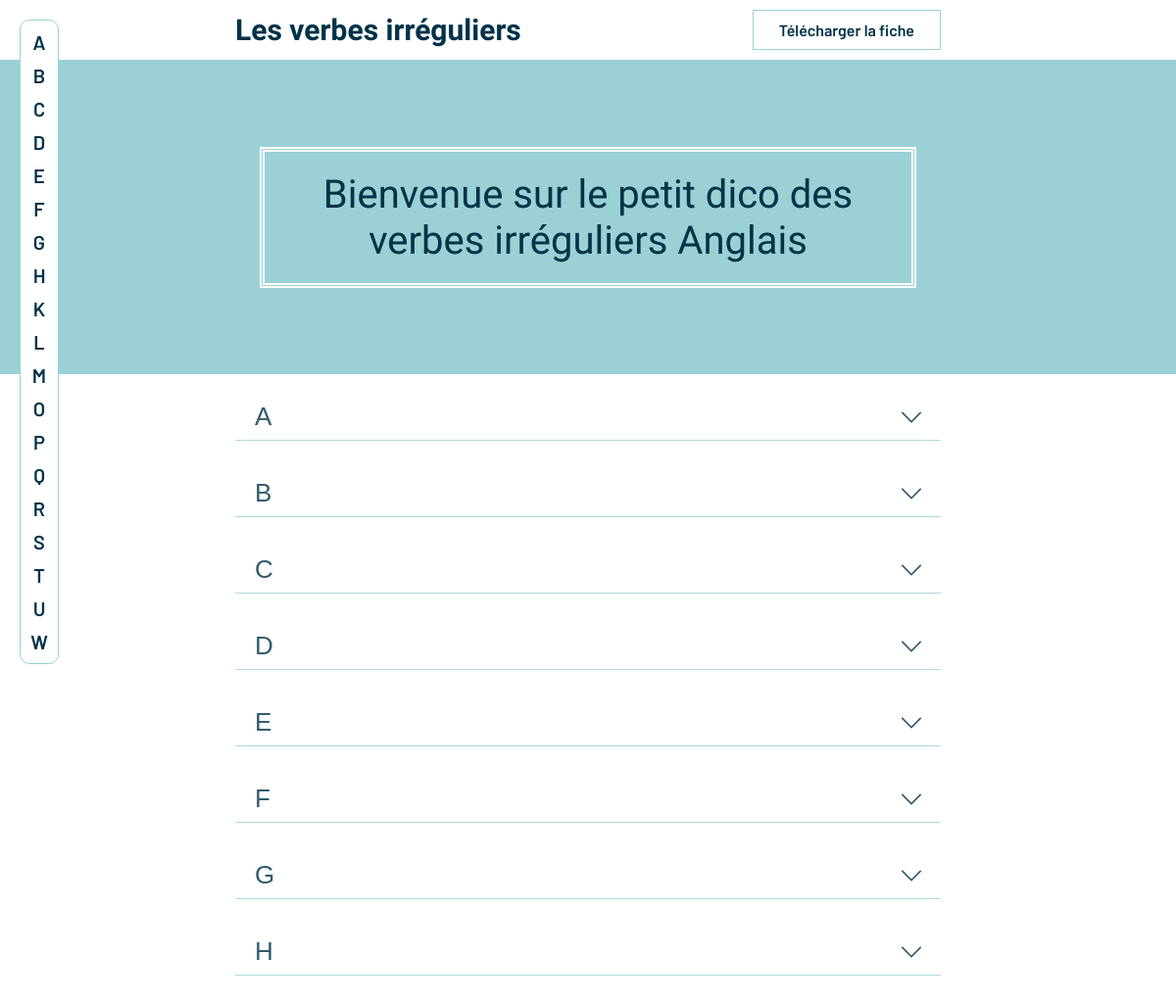
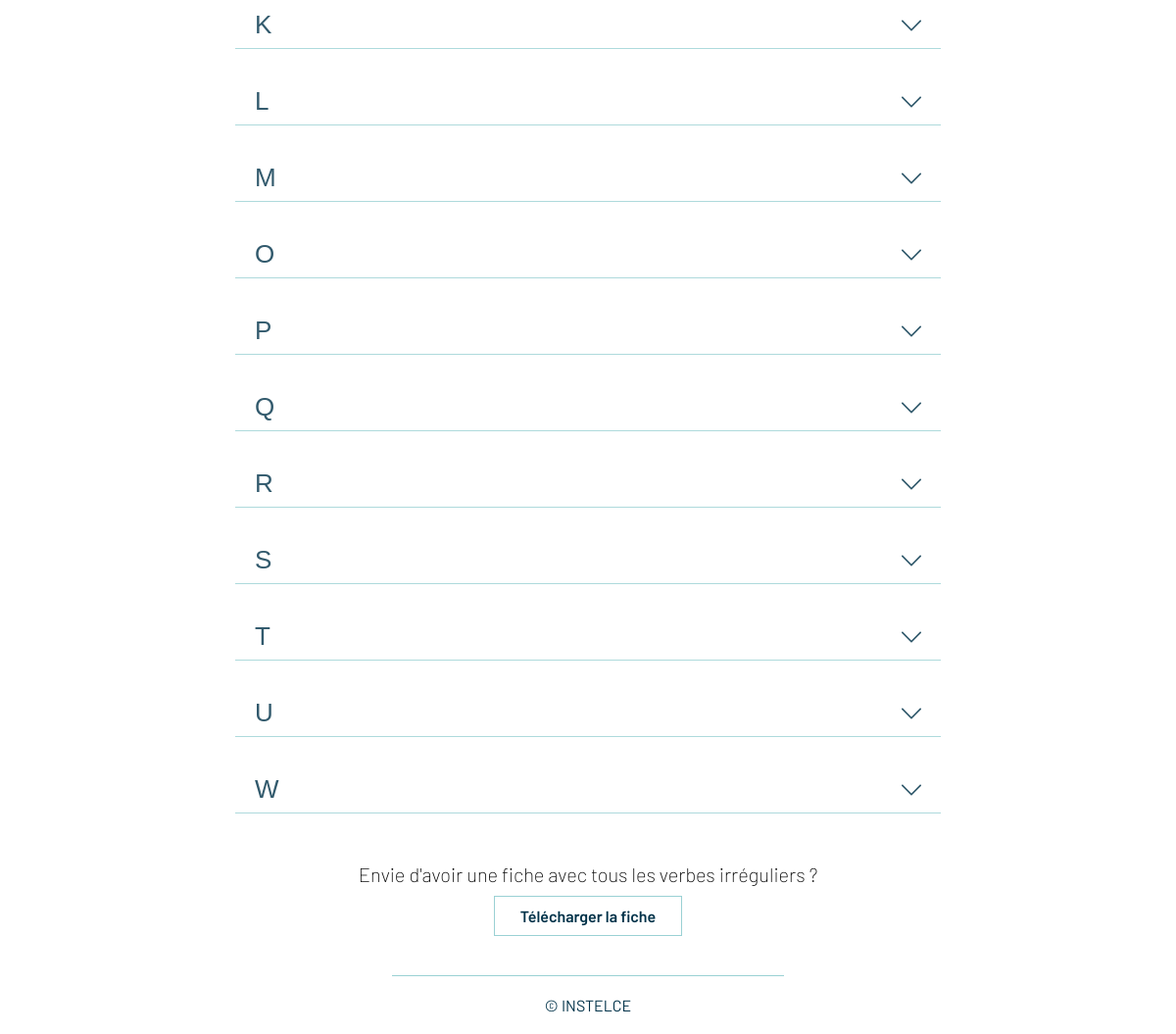
The page / on the database its author committed (2 pictures, top to bottom).
### verbs/models.py (models this page shows)
class Letter(models.Model):
    letter = models.CharField(max_length=1)
    def __str__(self):
        return self.letter

### verbs/views.py (the view)
# urls.py: path('', views.verb_list, name="home"),
def verb_list(request):
    context = {
        'letters': Letter.objects.all(),
        'fiches': Fiche.objects.get()
    }
    return render(request, 'verbs/home.html', context)

### verbs/templates/verbs/home.html (shortened to what this page needs)
{% extends 'verbs/base.html' %}
{% load static %}
{% block content %}
    {% for letter in letters %}
        <section id="{{ letter }}" class="accordion">
            <button class="accordion__top">
                <div><h3 class="lettre__title">{{ letter }}</h3><p></p></div>
                <img class="top__arrow" src="{% static 'verbs/images/down-arrow.svg' %}">
            </button>
        </section>
    {% endfor %}
{% endblock content %}

### verbs/templates/verbs/base.html (shortened to what this page needs)
{% load static %}
<!DOCTYPE html>
<html lang="en">
<head>
    <link rel="stylesheet" href="{% static 'verbs/css/reset.css' %}">
    <link rel="stylesheet" href="{% static 'verbs/css/main.css' %}">
</head>
<body>
    <div class="container topbar">
        <h3 class="topbar__title">Les verbes irréguliers</h3>
        {% if fiches %}
            <a download="{{ fiches.fiche.url }}" href="" class="btn">Télécharger la fiche</a>
        {% endif %}
    </div>
    {% if letters %}
        <div class="sidebar">
            {% for letter in letters %}
                <a href="#{{ letter }}">{{ letter }}</a>
            {% endfor %}
        </div>
    {% endif %}
    <header class="container header">
        <h1>Bienvenue sur le petit dico des <br>verbes irréguliers Anglais</h1>
    </header>
    <main class="container main__container">
        {% block content %}{% endblock content %}
    </main>
    <section class="container bottom__section">
        <h2>Envie d'avoir une fiche avec tous les verbes irréguliers ?</h2>
        {% if fiches %}
            <a download="{{ fiches.fiche.url }}" href="" class="btn">Télécharger la fiche</a>
        {% endif %}
    </section>
    <footer class="container footer">
        <div>
            <p>&copy; Instelce</p>
        </div>
    </footer>
</body>
</html>

### verbs/static/verbs/css/main.css (style rules this page uses)
:root { --color-primary-dark-blue:#003249; --color-secondary-blue:rgb(0, 126, 167); --color-secondary-light-blue:#9ad1d4; --color-secondary-very-light-blue:#ccdbdc; }
* { scroll-behavior: smooth; }
body { font-family: 'Barlow', sans-serif; font-weight: 400; font-size: 14px; overflow-x: hidden; position: relative; }
section { width: 100%; height: auto; }
a { cursor: pointer; }
.container { width: auto; height: auto; padding: 0px 20%; display: block; position: relative; }
.btn { padding: 10px 26px; border: 1px solid var(--color-secondary-light-blue); font-size: 16px; font-weight: 600; color: var(--color-primary-dark-blue); display: inline-block; transition: background 0.3s; }
.topbar { width: 100%; height: auto; padding-top: 10px; padding-bottom: 10px; border-bottom: 1px solid var(--color-secondary-light-blue); background: #ffffff; display: flex; align-items: center; justify-content: space-between; position: relative; z-index: 10; }
.topbar__title { font-size: 30px; font-family: 'Barlow Condensed'; font-weight: 600; color: var(--color-primary-dark-blue); }
.sidebar { width: 40px; height: auto; left: 20px; top: 20px; padding: 5px 0px; position: fixed; z-index: 12; border-radius: 10px; background: #ffffff; border: 1px solid var(--color-secondary-light-blue); display: flex; align-items: center; flex-direction: column; justify-content: space-around; }
.sidebar a { padding: 5px 10px; text-align: center; text-transform: uppercase; color: var(--color-primary-dark-blue); font-size: 20px; font-weight: 600; display: flex; align-items: center; border-radius: 10px; transition: background 0.3s, color 0.3s; }
.header { width: 100%; height: 40vh; margin-bottom: 20px; display: flex; align-items: center; justify-content: center; background: var(--color-secondary-light-blue); }
.header h1 { padding: 20px 60px; border: thick double #ffffff; font-size: 40px; font-family: 'Barlow Condensed', sans-serif; text-align: center; color: var(--color-primary-dark-blue); }
.accordion { margin-bottom: 20px; }
.accordion__top { width: 100%; padding: 8px 0px; margin-bottom: 10px; border-bottom: 1px solid var(--color-secondary-light-blue); background: none; display: flex; align-items: center; justify-content: space-between; flex-direction: row; outline: none; border-top: none; border-left: none; border-right: none; opacity: 0.8; transition: border 0.3s, opacity 0.3s; cursor: pointer; }
.accordion__top div { display: flex; align-items: center; flex-direction: row; }
.lettre__title { margin: 0px 20px; font-size: 26px; font-weight: 400; text-transform: uppercase; color: var(--color-primary-dark-blue); }
.top__arrow { width: 20px; margin: 0px 20px; transition: transform 0.3s; }
.bottom__section { margin-top: 40px; margin-bottom: 20px; display: flex; align-items: center; justify-content: center; flex-direction: column; }
.bottom__section h2 { margin-bottom: 10px; font-size: 20px; font-weight: 200; }
.footer { margin-top: 40px; display: flex; align-items: center; justify-content: center; }
.footer div { width: 400px; padding: 20px; border-top: 1px solid var(--color-secondary-light-blue); display: flex; align-items: center; justify-content: center; }
.footer p { font-size: 16px; text-transform: uppercase; color: var(--color-primary-dark-blue); }

### rows shown on the page
Letter: letter "A"
Letter: letter "B"
Letter: letter "C"
Letter: letter "D"
Letter: letter "E"
Letter: letter "F"
Letter: letter "G"
Letter: letter "H"
Letter: letter "K"
Letter: letter "L"
Letter: letter "M"
Letter: letter "O"
Letter: letter "P"
Letter: letter "Q"
Letter: letter "R"
Letter: letter "S"
Letter: letter "T"
Letter: letter "U"
Letter: letter "W"
